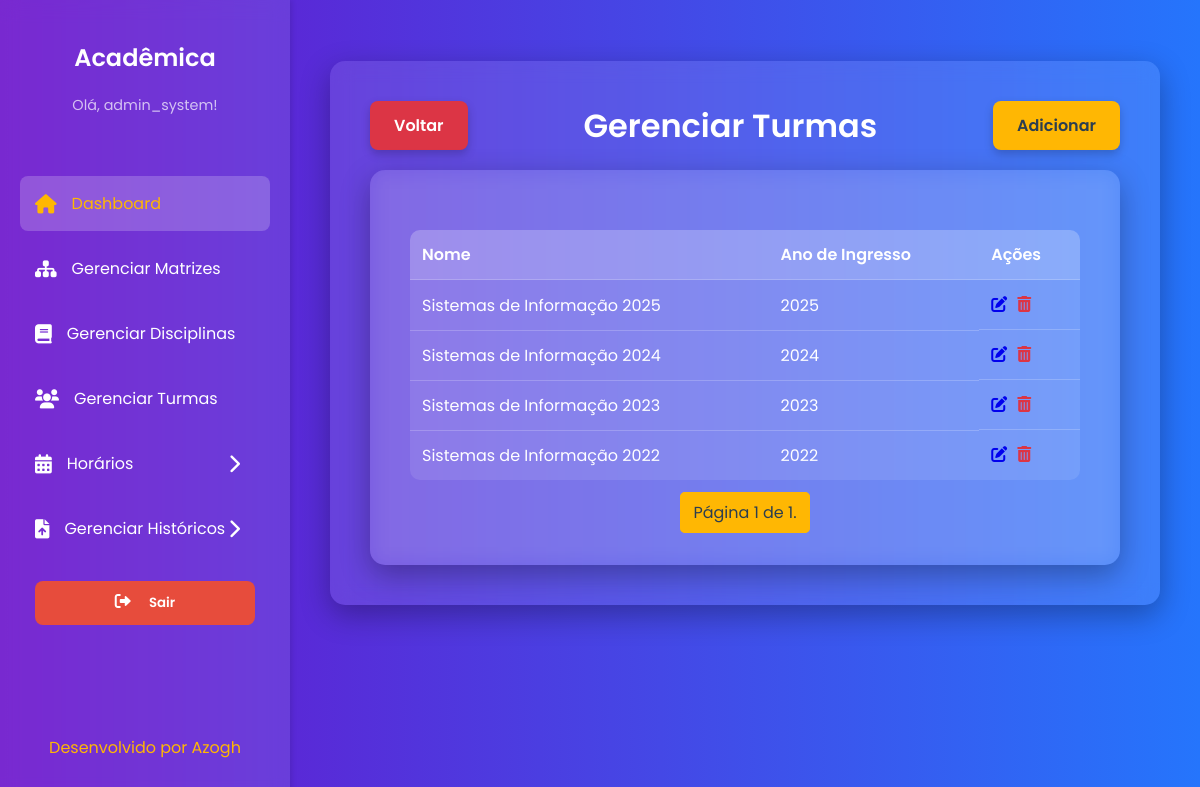
The app's page /turmas/ (signed in) with its own data.
### core/models.py (models this page shows, shortened)
class Usuario(AbstractUser):
    gestao_inicio = models.DateField(
        null=True,
        blank=True,
        verbose_name="Início da Gestão"
    )
    portaria = models.CharField(
        max_length=15,
        null=True,
        blank=True,
        verbose_name="Número da Portaria"
    )
    groups = models.ManyToManyField(
        'auth.Group',
        related_name='core_usuarios',
        blank=True,
        help_text='The groups this user belongs to.',
        related_query_name='core_usuario',
        verbose_name="Grupos de Usuário"
    )
    user_permissions = models.ManyToManyField(
        'auth.Permission',
        related_name='core_usuarios',
        blank=True,
        help_text='Specific permissions for this user.',
        related_query_name='core_usuario',
        verbose_name="Permissões de Usuário"
    )
    class Meta:
        db_table = 'USUARIO'
        verbose_name = "Usuário"
        verbose_name_plural = "Usuários"

class Turma(models.Model):
    nome = models.CharField(max_length=45)
    ano_ingresso = models.IntegerField(verbose_name="Ano de Ingresso")
    usuario = models.ForeignKey(
        Usuario,
        on_delete=models.CASCADE,
        verbose_name="Criado por"
    )
    class Meta:
        db_table = 'TURMA'
        verbose_name = "Turma"
        verbose_name_plural = "Turmas"

### core/views.py (the view)
# urls.py: path('turmas/', views.listar_turmas, name='listar_turmas'),
@login_required
def listar_turmas(request):
    turmas_list = Turma.objects.all().order_by('-ano_ingresso')
    ano = request.GET.get('ano')
    if ano:
        turmas_list = turmas_list.filter(ano_ingresso=ano)
    anos_disponiveis = Turma.objects.values_list('ano_ingresso', flat=True).distinct().order_by('-ano_ingresso')
    paginator = Paginator(turmas_list, 10)
    page = request.GET.get('page')
    try:
        turmas = paginator.page(page)
    except PageNotAnInteger:
        turmas = paginator.page(1)
    except EmptyPage:
        turmas = paginator.page(paginator.num_pages)
    return render(request, 'core/turmas/listar_turmas.html', {
        'turmas': turmas,
        'anos_disponiveis': anos_disponiveis
    })

### core/templates/core/turmas/listar_turmas.html (shortened to what this page needs)
{% extends 'core/base.html' %}
{% load static %}
{% block content %}
    <div style="display: flex; justify-content: space-between; align-items: center; margin-bottom: 20px;">
        <a href="{% url 'painel' %}" class="cancel-button">Voltar</a>
        <h1 style="margin: 0; text-align: center; flex-grow: 1;">Gerenciar Turmas</h1>
        <a href="{% url 'adicionar_turma' %}" class="cta-button">Adicionar</a>
    </div>
    <div class="content-card">
        <table>
            <thead>
                <tr>
                    <th>Nome</th>
                    <th>Ano de Ingresso</th>
                    <th>Ações</th>
                </tr>
            </thead>
            <tbody>
                {% for turma in turmas %}
                <tr>
                    <td>{{ turma.nome }}</td>
                    <td>{{ turma.ano_ingresso }}</td>
                    <td style="display: flex; gap: 10px;">
                        <a href="{% url 'editar_turma' turma.pk %}"><i class="fas fa-pen-to-square"></i></a>
                        <a href="{% url 'excluir_turma' turma.pk %}" style="color: #dc3545;"><i class="fas fa-trash-can"></i></a>
                    </td>
                </tr>
                {% empty %}
                <tr>
                    <td colspan="3">Nenhuma turma encontrada.</td>
                </tr>
                {% endfor %}
            </tbody>
        </table>
        <div class="pagination">
            <span class="step-links">
                <span class="current">
                    Página {{ turmas.number }} de {{ turmas.paginator.num_pages }}.
                </span>
            </span>
        </div>
    </div>
{% endblock %}

### core/templates/core/base.html (shortened to what this page needs)
{% load static %}
<!DOCTYPE html>
<html lang="pt-br">
<head>
    <link rel="stylesheet" href="https://cdnjs.cloudflare.com/ajax/libs/font-awesome/6.0.0-beta3/css/all.min.css">
</head>
<body>
    <div class="dashboard-container">
        <aside class="sidebar">
            <div class="sidebar-header">
                <h2>Acadêmica</h2>
                <p>Olá, {{ user.username }}!</p>
            </div>
            <nav class="sidebar-nav">
                <ul>
                    <li><a href="{% url 'painel' %}" class="active"><i class="fas fa-home"></i> Dashboard</a></li>
                    <li><a href="{% url 'listar_matrizes' %}"><i class="fas fa-sitemap"></i> Gerenciar Matrizes</a></li>
                    <li><a href="{% url 'listar_disciplinas' %}"><i class="fas fa-book"></i> Gerenciar Disciplinas</a></li>
                    <li><a href="{% url 'listar_turmas' %}"><i class="fas fa-users"></i> Gerenciar Turmas</a></li>
                    <li class="dropdown-container">
                        <a href="#" id="horarios-dropdown-toggle" class="dropdown-toggle">
                            <i class="fas fa-calendar-alt"></i>
                            <span>Horários</span>
                            <i class="fas fa-chevron-right arrow"></i>
                        </a>
                    </li>
                    <li class="dropdown-container">
                        <a href="#" id="historicos-dropdown-toggle" class="dropdown-toggle">
                            <i class="fas fa-file-upload"></i>
                            <span>Gerenciar Históricos</span>
                            <i class="fas fa-chevron-right arrow"></i>
                        </a>
                    </li>
                    <li><a href="{% url 'logout' %}" style="text-decoration: none; display: block; margin-bottom: 15px;">
            <button type="button" style="
                width: 100%;
                background-color: #e74c3c;
                color: white;
                border: none;
                padding: 12px;
                border-radius: 8px;
                cursor: pointer;
                font-weight: 600;
                transition: background 0.3s;
                font-family: 'Poppins', sans-serif;">
                <i class="fas fa-sign-out-alt"></i> Sair
            </button>
        </a></li>
                </ul>
            </nav>
            <div class="footer">
                <a href="https://github.com/Azogh">Desenvolvido por Azogh</a>
            </div>
        </aside>
        <main class="main-content">
            <div class="header">
            </div>
            <div class="content-card">
                {% block content %}{% endblock %}
            </div>
        </main>
    </div>
</body>
</html>

### core/templates/core/base.html (style rules this page uses)
:root { --primary-color-dark: #6a11cb; --primary-color-light: #2575fc; --accent-color: #ffb703; --accent-color-hover: #fb8500; --text-color: #fff; --container-bg: rgba(255, 255, 255, 0.1); }
body { font-family: 'Poppins', sans-serif; background: linear-gradient(to right, var(--primary-color-dark), var(--primary-color-light)); color: var(--text-color); margin: 0; padding: 0; min-height: 100vh; box-sizing: border-box; }
.dashboard-container { display: flex; min-height: 100vh; }
.sidebar { width: 250px; background-color: rgba(255, 255, 255, 0.1); backdrop-filter: blur(10px); padding: 20px; box-shadow: 2px 0 5px rgba(0, 0, 0, 0.1); display: flex; flex-direction: column; transition: transform 0.3s ease; }
.sidebar-header { text-align: center; margin-bottom: 30px; }
.sidebar-header h2 { font-size: 1.5em; font-weight: 600; }
.sidebar-header p { font-size: 0.9em; color: rgba(255, 255, 255, 0.7); }
.sidebar-nav ul { list-style: none; padding: 0; }
.sidebar-nav a { display: flex; align-items: center; color: #fff; text-decoration: none; padding: 15px; margin-bottom: 10px; border-radius: 8px; transition: all 0.3s ease; font-weight: 400; }
.sidebar-nav a i { margin-right: 15px; font-size: 1.2em; }
.sidebar-nav a:hover, .sidebar-nav a.active { background-color: rgba(255, 255, 255, 0.2); color: #ffb703; }
.dropdown-container { position: relative; }
.dropdown-toggle { display: flex; align-items: center; color: #fff; text-decoration: none; padding: 15px; margin-bottom: 10px; border-radius: 8px; transition: all 0.3s ease; font-weight: 400; cursor: pointer; }
.dropdown-toggle i { margin-right: 15px; font-size: 1.2em; }
.dropdown-toggle .arrow { margin-left: auto; transition: transform 0.3s ease; }
.footer { margin-top: auto; text-align: center; padding: 20px; }
.footer a { color: #ffb703; text-decoration: none; font-size: 1em; transition: color 0.3s ease; }
.main-content { flex-grow: 1; padding: 40px; display: flex; flex-direction: column; }
.content-card { background-color: rgba(255, 255, 255, 0.1); backdrop-filter: blur(10px); padding: 40px; border-radius: 15px; box-shadow: 0 10px 30px rgba(0, 0, 0, 0.3); }
h1, h2 { font-weight: 600; }
.cta-button, .cancel-button, .delete-button { display: inline-block; padding: 12px 24px; background-color: var(--accent-color); color: #2c3e50; text-decoration: none; border-radius: 8px; font-weight: 600; transition: all 0.3s ease; box-shadow: 0 4px 10px rgba(0, 0, 0, 0.2); text-align: center; cursor: pointer; border: none; font-family: 'Poppins', sans-serif; }
.cancel-button { background-color: #dc3545; color: #fff; }
table { width: 100%; border-collapse: collapse; margin-top: 20px; background-color: rgba(255, 255, 255, 0.1); border-radius: 10px; overflow: hidden; }
th, td { padding: 12px; text-align: left; border-bottom: 1px solid rgba(255, 255, 255, 0.2); }
th { font-weight: 600; background-color: rgba(255, 255, 255, 0.15); }
tr:last-child td { border-bottom: none; }
.pagination { display: flex; justify-content: center; margin-top: 20px; gap: 10px; }
.pagination a, .pagination .current { padding: 8px 12px; border: 1px solid var(--accent-color); border-radius: 5px; color: var(--accent-color); transition: all 0.3s ease; }
.pagination .current { background-color: var(--accent-color); color: #2c3e50; cursor: default; }

### records on screen
Usuario: username "admin_system"
Turma: nome "Sistemas de Informação 2025", ano_ingresso "2025"
Turma: nome "Sistemas de Informação 2024", ano_ingresso "2024"
Turma: nome "Sistemas de Informação 2023", ano_ingresso "2023"
Turma: nome "Sistemas de Informação 2022", ano_ingresso "2022"

### other values on screen
{{ turmas.number }} "1"
{{ turmas.paginator.num_pages }} "1"
